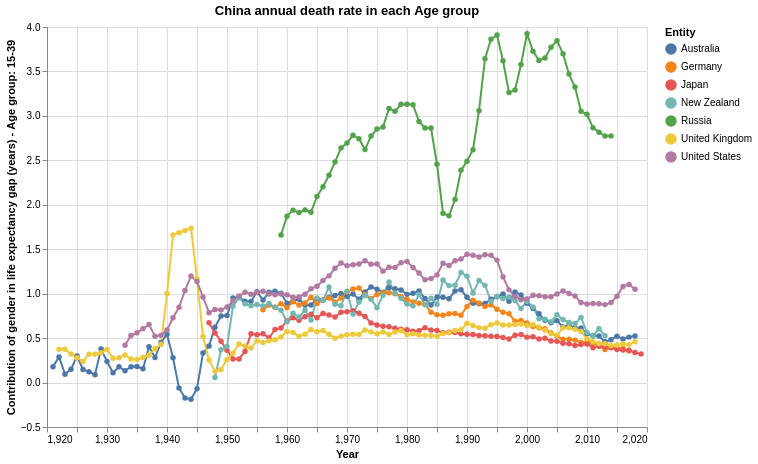

Describe this chart as a Vega-Lite specification.
### Vega-Lite specification from a JSON file in a GitHub repository (floating-point values rounded to 4 significant figures; data arrays with more than 128 entries replaced by an {"elided": "..."} marker saying what was removed)
{"$schema": "https://vega.github.io/schema/vega-lite/v5.json", "title": "China annual death rate in each Age group", "width": 600, "height": 400, "data": {"values": {"elided": "538 records"}}, "mark": {"type": "line", "point": true}, "encoding": {"x": {"field": "Year", "type": "quantitative", "scale": {}}, "y": {"field": "Contribution of gender in life expectancy gap (years) - Age group: 15-39", "type": "quantitative", "scale": {}}, "color": {"field": "Entity", "type": "nominal"}}, "transform": [], "params": []}
